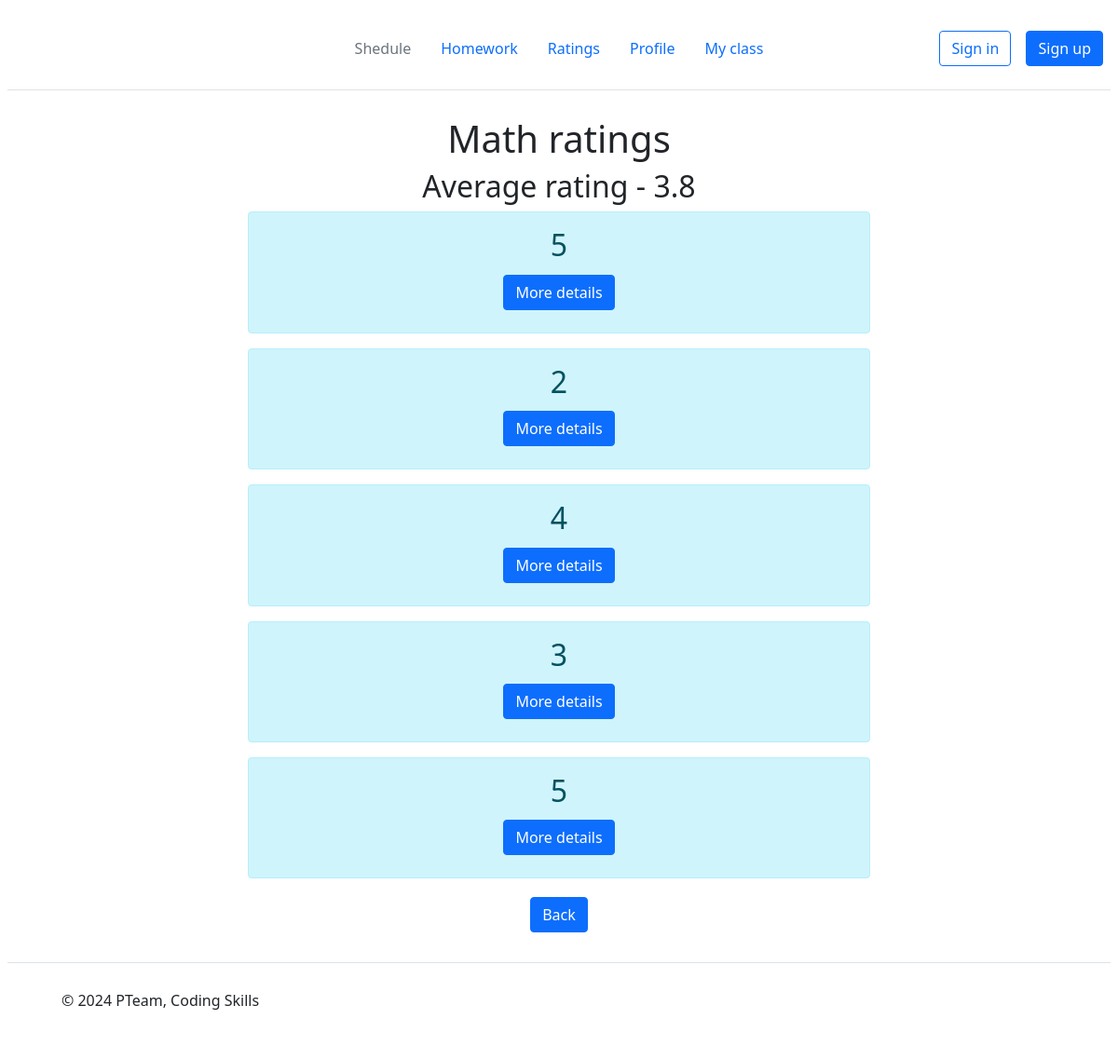
The app's page /ratings/1/1, older data.
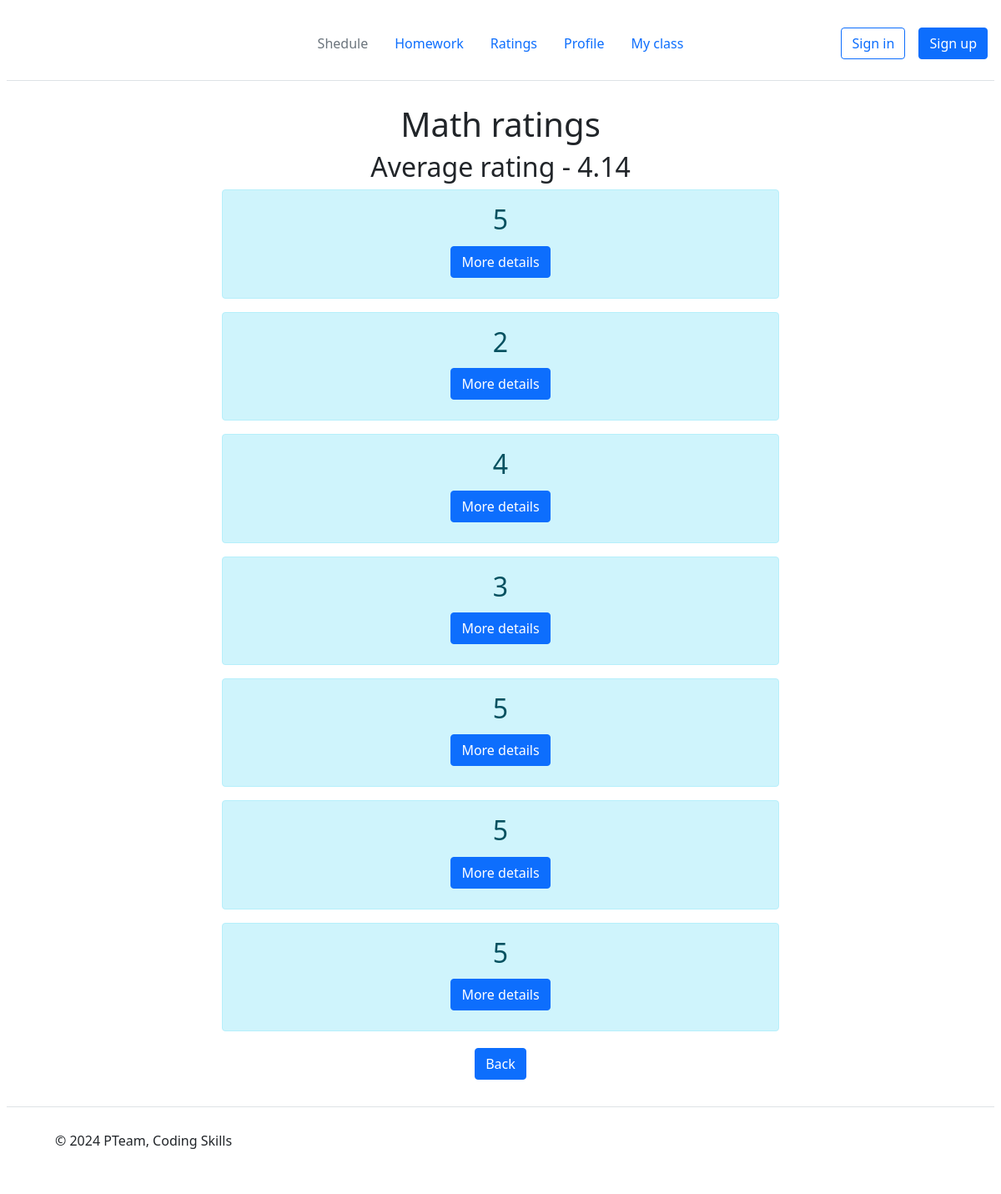
The same page, newer data.
### models.py (models this page shows)
class Subjects(db.Model):
    subject_id = db.Column(db.Integer, primary_key=True)
    subject_name = db.Column(db.String(30), nullable=False)

class Rating(db.Model):
    id = db.Column(db.Integer, primary_key=True)
    user_id = db.Column(db.Integer, index=True)
    subject_id = db.Column(db.Integer)
    lesson_id = db.Column(db.Integer)
    rate = db.Column(db.Integer)
    date = db.Column(db.String(20), nullable=False)
    comment = db.Column(db.String(50), nullable=False)

### main.py (the view)
@login_required
@app.route('/ratings/<int:subject_id>/<int:user_id>')  # оценки
def ratings_of_subject(subject_id, user_id):
    user = Users.query.filter_by(user_id=user_id).first()
    if not user:
        return render_template('notification.html', message=MESSAGE_LIST[5633], message_id=5633, url=f'/',
                               text='To main')
    if user.is_teacher:
        return render_template('notification.html', message=MESSAGE_LIST[2776], message_id=2776,
                               url=f'/ratings/{user_id}',
                               text='To ratings')
    elif user.is_student:
        subject = Subjects.query.filter_by(subject_id=subject_id).first()
        if subject:
            subject_name = subject.subject_name
        else:
            subject_name = "Error"
        rating = Rating.query.filter_by(subject_id=subject_id, user_id=user_id)
        if len(list(rating)) == 0:
            return render_template('each_rating.html', user_id=user_id, no_rating=True, subject_name=subject_name)
        sredn = round(sum([subj.rate for subj in rating]) / len(list(rating)), 2)
        return render_template('each_rating.html', user_id=user_id, rating=rating, subject_name=subject_name,
                               sredn=sredn)

### templates/each_rating.html
{%extends "base.html"%}
{%block body%}
<div class="prof-container">
    <div class="container">
        <h1>{{subject_name}} ratings</h1>
        {% if no_rating %}
        <h3 class="red-text">You have no grades for this subject</h3>
        {% else %}
        <h2>Average rating - {{sredn}}</h2>
        {% for rate in rating %}
        <div class="alert alert-info">
            <h2>{{rate.rate}}</h2>
            <div>
                <a href="/ratings/each/{{rate.id}}/{{user_id}}" class="btn btn-primary">More details</a>
            </div>
        </div>
        {% endfor %}
        {% endif %}
        <a href="/ratings/{{user_id}}" class="btn btn-primary">Back</a>
    </div>
</div>
{%endblock%}

### templates/base.html (shortened to what this page needs)
<!DOCTYPE html>
<html lang="en">
<head>
    <link href="https://cdn.jsdelivr.net/npm/bootstrap@5.1.3/dist/css/bootstrap.min.css" rel="stylesheet"
>
    <link rel="stylesheet" href="{{url_for('static', filename='style.css')}}">
</head>
<body>
<header class="d-flex flex-wrap align-items-center justify-content-center justify-content-md-between py-3 mb-4 border-bottom">
    <div class="col-md-3 mb-2 mb-md-0">
            <svg class="bi" width="40" height="32" role="img" aria-label="Bootstrap">
                <use xlink:href="#bootstrap"></use>
            </svg>
    </div>
    <ul class="nav col-12 col-md-auto mb-2 justify-content-center mb-md-0">
        <li><a href="/schedule/" class="nav-link px-2 link-secondary">Shedule</a></li>
        <li><a href="/homeworks/" class="nav-link px-2">Homework</a></li>
        <li><a href="/ratings/" class="nav-link px-2">Ratings</a></li>
        <li><a href="/profile/" class="nav-link px-2">Profile</a></li>
        <li><a href="/myclass/" class="nav-link px-2">My class</a></li>
    </ul>
    <div class="col-md-3 text-end">
        <a href="/signin" class="btn btn-outline-primary me-2">Sign in</a>
        <a href="/signup" class="btn btn-primary">Sign up</a>
    </div>
</header>
{% block body%}
{% endblock %}
<footer class="d-flex flex-wrap justify-content-between align-items-center py-3 my-4 border-top">
    <div class="col-md-4 d-flex align-items-center">
        <a href="/" class="mb-3 me-2 mb-md-0 text-body-secondary text-decoration-none lh-1">
            <svg class="bi" width="30" height="24">
                <use xlink:href="#bootstrap"></use>
            </svg>
        </a>
        <span class="mb-3 mb-md-0 text-body-secondary">© 2024 PTeam, Coding Skills</span>
    </div>
</footer>
</body>
</html>

### static/style.css (style rules this page uses)
* { margin: 4px; }
.container { text-align: center; }
.prof-container { display: flex; width: 700px; margin: auto; justify-content: space-between; }

Row changes from the older to the newer data that the page shows:
added Rating: rate "5"
added Rating: rate "5"
Text that changed along with them:
{{ sredn }}: "3.8" → "4.14"
